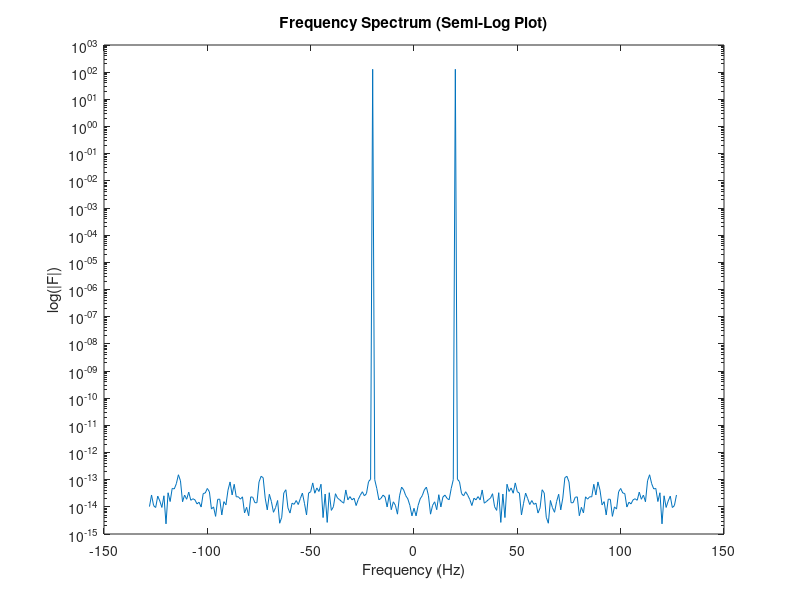

Reproduce this figure in MATLAB.
%using fft to construct frequency spectra
clear;

N = 256;
x = (0:N-1)/N;
f = sin(40*pi*x);
F = fft(f);

abs_F = abs(fftshift(F));
alpha = (0:N-1)-N/2;
plot(alpha,abs_F)
title('Frequency Spectrum')
xlabel('Frequency (Hz)')
ylabel('|F|')

semilogy(alpha,abs_F);
title('Frequency Spectrum (Semi-Log Plot)')
xlabel('Frequency (Hz)')
ylabel('log(|F|)')